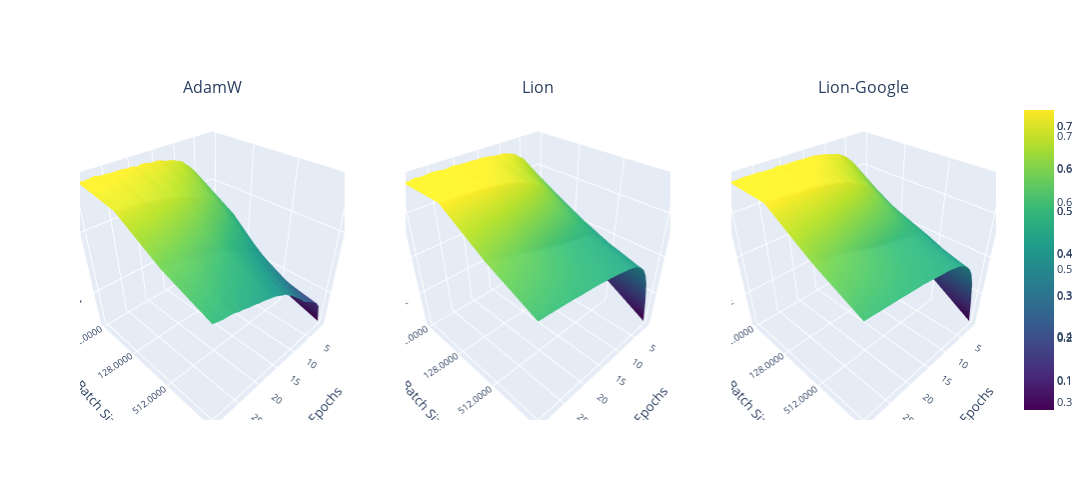

The code cell stored with this chart in its notebook:
### Code cell
import json
import numpy as np
import plotly.graph_objs as go
from plotly.subplots import make_subplots

file_names = [
    "adamW_VIT_batchSize_ablation_valid_accuracy.json",
    "lion_VIT_batchSize_ablation_vallid_accuracy.json",
    "lionInBuilt_VIT_batchSize_ablation_valid_accuracy.json"
]


# Create a subplot with 1 row and 3 columns
fig = make_subplots(rows=1, cols=3, subplot_titles=["AdamW", "Lion", "Lion-Google"], 
                    specs=[[{'type': 'surface'}, {'type': 'surface'}, {'type': 'surface'}]])

for index, file_name in enumerate(file_names[:3]):  # Take the first three files for demonstration
    with open(file_name, 'r') as file:
        data = json.load(file)

    title_info = file_name.split("_")
    optimizer = title_info[0]
    metric = title_info[-2]

    accuracy_data = np.array([values for lr, values in data.items()])
    epochs = np.arange(1, len(accuracy_data[0]) + 1)
    learning_rates = np.array([f"{float(lr):.4f}" for lr in data.keys()])
    learning_rates = np.array([(str(lr)) for lr in learning_rates])

    trace = go.Surface(x=epochs, y=learning_rates, z=accuracy_data, colorscale='Viridis')

    # Add trace to subplot
    fig.add_trace(trace, row=1, col=index + 1)  # Add to the appropriate subplot

# Update layout for each subplot if needed
font_size = 10.5
fig.update_layout(
    # title='Comparison of Learning Rate Ablation for Different Optimizers',
    titlefont=dict(size=font_size + 2),
    font=dict(size=font_size),
    height=500,  # You may need to adjust the height and width to fit all plots comfortably
    width=1300,
    scene=dict(
        xaxis_title='Epochs',
        yaxis_title='Batch Size',
        zaxis_title='Validation Accuracy'
    ),
    scene2=dict(
        xaxis_title='Epochs',
        yaxis_title='Batch Size',
        zaxis_title='Validation Accuracy'
    ),
    scene3=dict(
        xaxis_title='Epochs',
        yaxis_title='Batch Size',
        zaxis_title='Validation Accuracy'
    )
)

# Display the interactive plot
fig.show()

### Figure 1 — Plotly figure (JSON) as saved in the notebook; plotly's stock layout.template omitted (floating-point values rounded to 4 significant figures)
{"data": [{"colorscale": [[0, "#440154"], [0.1111, "#482878"], [0.2222, "#3e4989"], [0.3333, "#31688e"], [0.4444, "#26828e"], [0.5556, "#1f9e89"], [0.6667, "#35b779"], [0.7778, "#6ece58"], [0.8889, "#b5de2b"], [1, "#fde725"]], "scene": "scene", "type": "surface", "x": [1, 2, 3, 4, 5, 6, 7, 8, 9, 10, 11, 12, 13, 14, 15, 16, 17, 18, 19, 20, 21, 22, 23, 24, 25, 26, 27, 28, 29, 30], "y": ["32.0000", "128.0000", "512.0000", "1024.0000"], "z": [[0.4401, 0.5412, 0.5884, 0.6202, 0.6414, 0.6595, 0.6746, 0.6865, 0.7005, 0.7056, 0.7124, 0.7161, 0.7182, 0.7247, 0.7263, 0.7258, 0.7296, 0.7312, 0.7279, 0.7323, 0.7317, 0.7338, 0.734, 0.7335, 0.7352, 0.735, 0.739, 0.7367, 0.7352, 0.7385], [0.3827, 0.4542, 0.5061, 0.5396, 0.5636, 0.5818, 0.5966, 0.6108, 0.6228, 0.6374, 0.6437, 0.6503, 0.6585, 0.6637, 0.671, 0.6761, 0.6814, 0.6871, 0.6894, 0.6934, 0.6984, 0.7013, 0.7043, 0.704, 0.7093, 0.7109, 0.7115, 0.7124, 0.7147, 0.7175], [0.335, 0.3781, 0.4059, 0.4243, 0.4458, 0.4688, 0.4942, 0.5146, 0.5277, 0.5378, 0.5451, 0.5548, 0.5603, 0.5679, 0.5758, 0.5823, 0.5909, 0.5968, 0.6007, 0.6064, 0.6093, 0.6139, 0.6189, 0.6236, 0.6268, 0.6304, 0.6323, 0.6346, 0.6389, 0.6414], [0.2891, 0.3587, 0.3786, 0.3925, 0.4025, 0.4137, 0.4222, 0.4338, 0.4504, 0.4643, 0.4767, 0.4915, 0.5014, 0.5141, 0.5206, 0.5286, 0.5357, 0.5402, 0.5454, 0.5496, 0.5533, 0.5586, 0.5616, 0.5674, 0.5707, 0.577, 0.5796, 0.5813, 0.5851, 0.5899]]}, {"colorscale": [[0, "#440154"], [0.1111, "#482878"], [0.2222, "#3e4989"], [0.3333, "#31688e"], [0.4444, "#26828e"], [0.5556, "#1f9e89"], [0.6667, "#35b779"], [0.7778, "#6ece58"], [0.8889, "#b5de2b"], [1, "#fde725"]], "scene": "scene2", "type": "surface", "x": [1, 2, 3, 4, 5, 6, 7, 8, 9, 10, 11, 12, 13, 14, 15, 16, 17, 18, 19, 20, 21, 22, 23, 24, 25, 26, 27, 28, 29, 30], "y": ["32.0000", "128.0000", "512.0000", "1024.0000"], "z": [[0.471, 0.5522, 0.6074, 0.6374, 0.6655, 0.6798, 0.6975, 0.7078, 0.7148, 0.7212, 0.7211, 0.7238, 0.7272, 0.731, 0.7329, 0.7312, 0.734, 0.7334, 0.7342, 0.7352, 0.7389, 0.7343, 0.7348, 0.7389, 0.7392, 0.7371, 0.735, 0.7384, 0.7334, 0.7354], [0.4191, 0.471, 0.4982, 0.5164, 0.5396, 0.5636, 0.5812, 0.6087, 0.6264, 0.6431, 0.6547, 0.6633, 0.6782, 0.6878, 0.6963, 0.7042, 0.7061, 0.7124, 0.7154, 0.7206, 0.7258, 0.725, 0.73, 0.7296, 0.7314, 0.7326, 0.7318, 0.7339, 0.7354, 0.7369], [0.153, 0.3295, 0.3947, 0.4276, 0.4467, 0.4579, 0.469, 0.4762, 0.4812, 0.4858, 0.4908, 0.498, 0.5023, 0.5078, 0.5116, 0.5175, 0.5251, 0.5301, 0.5369, 0.5434, 0.5513, 0.5585, 0.5664, 0.5725, 0.5775, 0.5844, 0.5922, 0.5985, 0.6057, 0.6116], [0.02856, 0.171, 0.281, 0.3426, 0.3822, 0.4056, 0.4213, 0.4346, 0.442, 0.4491, 0.453, 0.4591, 0.465, 0.4685, 0.4732, 0.4757, 0.4807, 0.484, 0.4876, 0.4895, 0.4922, 0.4951, 0.4989, 0.501, 0.504, 0.5062, 0.5084, 0.5108, 0.5121, 0.5146]]}, {"colorscale": [[0, "#440154"], [0.1111, "#482878"], [0.2222, "#3e4989"], [0.3333, "#31688e"], [0.4444, "#26828e"], [0.5556, "#1f9e89"], [0.6667, "#35b779"], [0.7778, "#6ece58"], [0.8889, "#b5de2b"], [1, "#fde725"]], "scene": "scene3", "type": "surface", "x": [1, 2, 3, 4, 5, 6, 7, 8, 9, 10, 11, 12, 13, 14, 15, 16, 17, 18, 19, 20, 21, 22, 23, 24, 25, 26, 27, 28, 29, 30], "y": ["32.0000", "128.0000", "512.0000", "1024.0000"], "z": [[0.4715, 0.5531, 0.605, 0.6421, 0.6628, 0.6832, 0.6949, 0.7078, 0.7103, 0.7181, 0.7237, 0.7272, 0.731, 0.7331, 0.7337, 0.7329, 0.7352, 0.7351, 0.7348, 0.7344, 0.7389, 0.734, 0.7347, 0.7347, 0.7378, 0.7365, 0.7377, 0.7365, 0.7342, 0.7386], [0.4073, 0.4655, 0.4906, 0.5119, 0.5386, 0.5618, 0.5804, 0.6089, 0.6273, 0.6401, 0.6523, 0.6693, 0.6781, 0.687, 0.6984, 0.7021, 0.7094, 0.7111, 0.7178, 0.7182, 0.7228, 0.7272, 0.73, 0.7285, 0.7309, 0.7304, 0.7337, 0.7355, 0.7351, 0.7358], [0.1659, 0.343, 0.4086, 0.4369, 0.4505, 0.4634, 0.472, 0.4799, 0.4862, 0.4917, 0.4952, 0.5026, 0.5064, 0.5109, 0.515, 0.5201, 0.5255, 0.5309, 0.5388, 0.5457, 0.5522, 0.5603, 0.5665, 0.5725, 0.5796, 0.5855, 0.5911, 0.6003, 0.6081, 0.6125], [0.03197, 0.171, 0.2857, 0.3505, 0.3877, 0.4116, 0.4279, 0.4403, 0.4502, 0.4558, 0.4622, 0.4673, 0.4699, 0.4741, 0.4771, 0.4816, 0.4851, 0.4895, 0.4909, 0.4934, 0.4953, 0.498, 0.5011, 0.5032, 0.5045, 0.5073, 0.5087, 0.5122, 0.5138, 0.5163]]}], "layout": {"annotations": [{"font": {"size": 16}, "showarrow": false, "text": "AdamW", "x": 0.1444, "xanchor": "center", "xref": "paper", "y": 1, "yanchor": "bottom", "yref": "paper"}, {"font": {"size": 16}, "showarrow": false, "text": "Lion", "x": 0.5, "xanchor": "center", "xref": "paper", "y": 1, "yanchor": "bottom", "yref": "paper"}, {"font": {"size": 16}, "showarrow": false, "text": "Lion-Google", "x": 0.8556, "xanchor": "center", "xref": "paper", "y": 1, "yanchor": "bottom", "yref": "paper"}], "font": {"size": 10.5}, "height": 500, "scene": {"domain": {"x": [0, 0.2889], "y": [0, 1]}, "xaxis": {"title": {"text": "Epochs"}}, "yaxis": {"title": {"text": "Batch Size"}}, "zaxis": {"title": {"text": "Validation Accuracy"}}}, "scene2": {"domain": {"x": [0.3556, 0.6444], "y": [0, 1]}, "xaxis": {"title": {"text": "Epochs"}}, "yaxis": {"title": {"text": "Batch Size"}}, "zaxis": {"title": {"text": "Validation Accuracy"}}}, "scene3": {"domain": {"x": [0.7111, 1], "y": [0, 1]}, "xaxis": {"title": {"text": "Epochs"}}, "yaxis": {"title": {"text": "Batch Size"}}, "zaxis": {"title": {"text": "Validation Accuracy"}}}, "title": {"font": {"size": 12.5}}, "width": 1300}}
